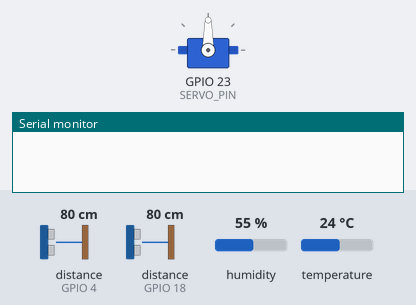
The sketch below on a simulated ESP32. Parts: servo, the last lines printed to the serial monitor. Wiring (inferred from the names in the program): 2 × ultrasonic range finder: trigger GPIO 2, echo GPIO 4 / trigger GPIO 5, echo GPIO 18. The inputs (shaded band) are chosen by the test bench; at power-on: distance to the obstacle (sensors on GPIO 4, GPIO 18) 80 cm, humidity 55 %, temperature 24 °C. The echo pulse lasts 58.3 µs per cm.

Above: at 0.05 s.
At 3.05 s:
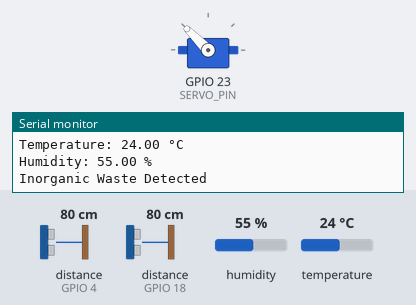
Timing chart, 0 to 6.6 s (numbered marks = the images above):
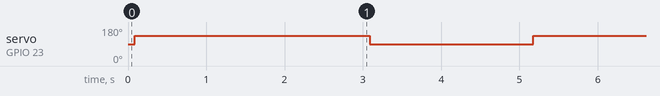

The sketch:

esp.ino
```cpp
#include <ESP32Servo.h>
#include <DHT.h>
#include <NewPing.h>


// Define Pins
#define TRIG_SOLID 5
#define ECHO_SOLID 18
#define TRIG_LIQUID 2
#define ECHO_LIQUID 4
#define DHT_PIN 21
#define DHT_TYPE DHT11
#define SERVO_PIN 23  // Servo Motor Pin
#define SOUND_SPEED 0.034
#define CM_TO_INCH 0.393701


// Initialize Sensors & Servo
DHT dht(DHT_PIN, DHT_TYPE);
// NewPing solidWasteSensor(TRIG_SOLID, ECHO_SOLID, 200);
// NewPing liquidWasteSensor(TRIG_LIQUID, ECHO_LIQUID, 200);
Servo wasteServo;

float solidLevel,liquidLevel;
long duration_SOLID,duration_LIQUID;

void setup() {
  Serial.begin(115200);
  dht.begin();
  wasteServo.attach(SERVO_PIN);
  wasteServo.write(90);  // Neutral position

  pinMode(TRIG_SOLID, OUTPUT);
  pinMode(ECHO_SOLID, INPUT);
  pinMode(TRIG_LIQUID, OUTPUT);
  pinMode(ECHO_LIQUID, INPUT);
}


void loop() {
  // Trigger Solid Waste Sensor
  digitalWrite(TRIG_SOLID, LOW);
  delayMicroseconds(2);
  digitalWrite(TRIG_SOLID, HIGH);
  delayMicroseconds(10);
  digitalWrite(TRIG_SOLID, LOW);
  duration_SOLID = pulseIn(ECHO_SOLID, HIGH);
  solidLevel = duration_SOLID * SOUND_SPEED / 2;

  delay(50);  // Small delay between measurements to avoid signal interference

  // Trigger Liquid Waste Sensor
  digitalWrite(TRIG_LIQUID, LOW);
  delayMicroseconds(2);
  digitalWrite(TRIG_LIQUID, HIGH);
  delayMicroseconds(10);
  digitalWrite(TRIG_LIQUID, LOW);
  duration_LIQUID = pulseIn(ECHO_LIQUID, HIGH);
  liquidLevel = duration_LIQUID * SOUND_SPEED / 2;

  // Read DHT11 data
  float temperature = dht.readTemperature();
  float humidity = dht.readHumidity();

  // Display sensor readings
  Serial.print("Solid Waste Level: "); Serial.print(solidLevel); Serial.println(" cm");
  Serial.print("Liquid Waste Level: "); Serial.print(liquidLevel); Serial.println(" cm");
  Serial.print("Temperature: "); Serial.print(temperature); Serial.println(" °C");
  Serial.print("Humidity: "); Serial.print(humidity); Serial.println(" %");

  // Segregation Logic
  if (temperature > 30.0 && humidity > 60.0) {
    Serial.println("Organic Waste Detected");
    wasteServo.write(45);  // Move flap to Organic Waste section
  } else {
    Serial.println("Inorganic Waste Detected");
    wasteServo.write(135); // Move flap to Inorganic Waste section
  }

  delay(3000);  // Allow time for waste to settle
  wasteServo.write(90);  // Reset to neutral position

  Serial.println("--------------------");
  delay(2000);
}
```

Measured:
- by itself, servo on GPIO 23 (SERVO_PIN): alternates 135° for 3.0 s and 90° for 2.1 s
